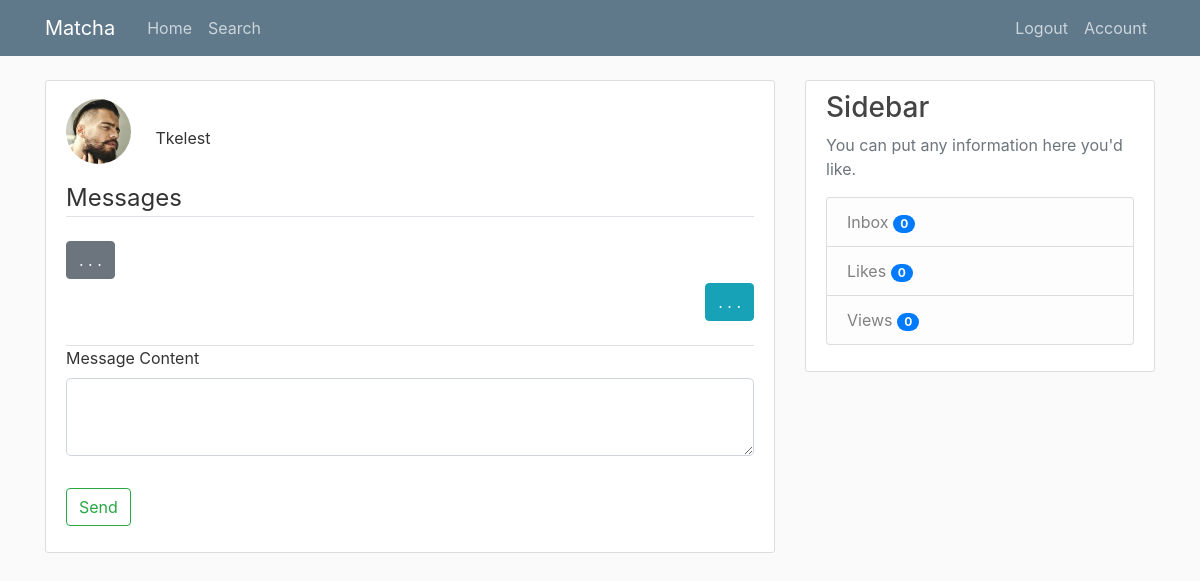
The page /messages/1 (signed in) on the database as committed earlier.
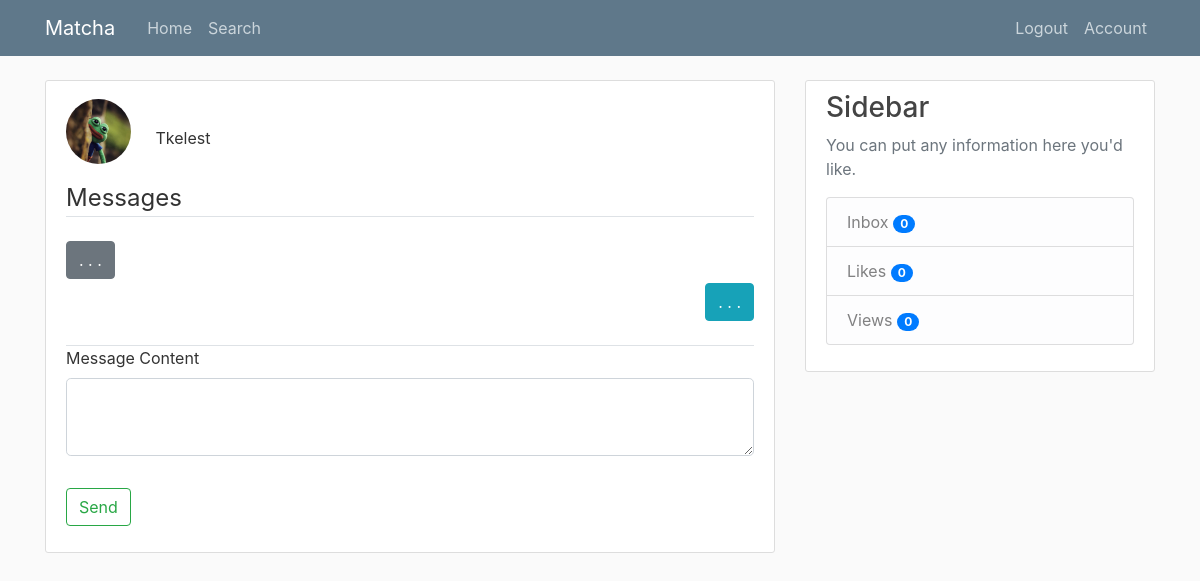
The same page on the database as committed later.
### tables this page shows
CREATE TABLE users (
            user_id INTEGER PRIMARY KEY AUTOINCREMENT,
            firstname TEXT NOT NULL,
            lastname TEXT NOT NULL,
            age INTEGER NOT NULL,
            birthdate TEXT NOT NULL,
            username TEXT NOT NULL,
            email TEXT NOT NULL,
            password TEXT NOT NULL,
            gender TEXT NOT NULL,
            sexual_pref TEXT NULL,
            biography TEXT NULL,
            famerating INTEGER DEFAULT 100,
            image_file_p TEXT DEFAULT "default.jpg",
            image_file_1 TEXT NULL,
            image_file_2 TEXT NULL,
            image_file_3 TEXT NULL,
            image_file_4 TEXT NULL,
            image_file_5 TEXT NULL,
            geo_track TEXT DEFAULT "1",
            location_city TEXT NULL,
            location_region TEXT NULL
            );

### matcha/routes.py (the view, shortened to what this page needs)
@app.route('/messages/<user_id>', methods=['GET', 'POST'])
@login_required
def messages(user_id):
    form = MessagesForm()
    conn = sql.connect('matcha\\users.db')
    cur = conn.cursor()
    cur.execute("SELECT * FROM messages WHERE user_id=:currentuser AND recipient=:recipient", {'currentuser': current_user.user_id, 'recipient': user_id})
    messages1 = cur.fetchall()
    cur.execute("SELECT * FROM messages WHERE messages.user_id=:seconduser AND messages.recipient=:currentuser", {'seconduser': user_id, 'currentuser': current_user.user_id})
    messages2 = cur.fetchall()
    cur.execute("SELECT image_file_p, username FROM users WHERE user_id=:seconduser", {'seconduser': user_id})
    seconduser_data = cur.fetchone()
    conn.close()
    messages1 = messages1 if messages1 else [(None, None, '. . .', None, '', None)]
    messages2 = messages2 if messages2 else [(None, current_user.user_id, '. . .', None, '', None)]
    messages3 = []
    messages3 = messages1 + messages2
    def getKey(item):
        return item[4]
    messages3 = sorted(messages3, key=getKey)
    return render_template('messages.html', title='Messages', form=form, messages1=messages1, messages2=messages2, seconduser_data=seconduser_data, messages3=messages3)

### matcha/forms.py
class MessagesForm(FlaskForm):
    message_content = TextAreaField('Message Content',
                                    validators=[DataRequired()])
    submit          = SubmitField('Send')

### matcha/classes.py (called while the page is built)
    def __repr__(self):
        return "User('{}', '{}', '{}', '{}', '{}', '{}', '{}', '{}', '{}', '{}', '{}', {}, {}, {}, {}, {}, {}, {}, {}, {}, {})".format(
        self.user_id, self.firstname, self.lastname, self.age, self.birthdate,
        self.username, self.email, self.password, self.gender, self.sexual_pref,
        self.biography, self.famerating, self.image_file_p, self.image_file_1,
        self.image_file_2, self.image_file_3, self.image_file_4, self.image_file_5,
        self.geo_track, self.location_city, self.location_region)

### matcha/templates/messages.html (shortened to what this page needs)
{% extends "layout.html" %}
{% block content %}
<div class="content-section">
    <form method="POST" action="">
        <div class="mt-2">
            <img class="rounded-circle account-img-fillers" src="/static/profile_pics/{{ seconduser_data[0] }}">
            {{ seconduser_data[1] }}
        </div>
        <fieldset class="form-group">
            <legend class="border-bottom mb-4">Messages</legend>
            <div class="mb-4">
                {% for message in messages3 %}
                    {% if message[1] != current_user.user_id %}
                    <div class="mb-1 text-left">
                        <button type="button" class="btn btn-secondary">{{ (message[2]) }}</button>
                        <small class="text-muted pull-right">{{ message[4][:-3] }}</small><br>
                    </div>
                    {% else %}
                    <div class="mb-1 text-right">
                        <button type="button" class="btn btn-info">{{ message[2] }}</button><br>
                    </div>
                    {% endif %}
                {% endfor %}
            </div>
            <div class="form-group border-top">
                {{ form.message_content.label(class="form-control-label") }}
                {% if form.message_content.errors %}
                {{ form.message_content(class="form-control form-control-lg is-invalid") }}
                <div class="invalid-feedback">
                    {% for error in form.message_content.errors %}
                        <span>{{ error }}</span>
                    {% endfor %}
                </div>
            {% else %}
                {{ form.message_content(class="form-control form-control-lg") }}
            {% endif %}
            </div>
        </fieldset>
        <div class="form-group">
            {{ form.submit(class="btn btn-outline-success") }}
        </div>
    </form>
</div>
{% endblock content %}

Rows that differ between the two databases and show on the page:
changed users "Tkelest": image_file_p: picture removed, a placeholder shows
